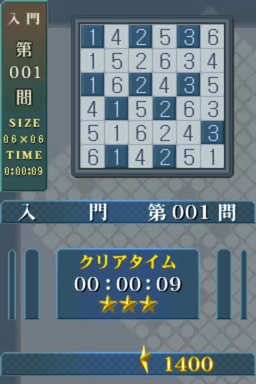
#> input picture 解谜系列Vol.10：数壹/validation/mode1_tutorial/l001_clear.png, 256 x 384 px; its folder holds 4 pictures in this run
$ python check_stars.py
#> lines starting #> are read from the running program, lines starting #| are printed output that depends on the picture; after the words box and inside, x2 and y2 are one past the last pixel; in counts of white or black regions, pixels touching at a corner belong together
#!/usr/bin/env python3
"""Vol.10 validation 星数复核。

用法：cd validation && python3 check_stars.py
逐张读 l<NNN>_clear.png 的星星数，与各难度满星标准比对。
判星用位置模式（不是数金色段），详见 README.md。
"""
import os, sys, glob
import numpy as np
from PIL import Image

FULL = {            # 难度目录 -> (满星数, 首关, 末关)
    'mode1_tutorial': (3, 1, 20),
    'mode2_easy':     (4, 1, 100),
    'mode3_medium':   (5, 1, 100),
    'mode4_hard':     (6, 1, 80),
}
Y0, Y1 = 292, 328          # 星星行带
GOLD = lambda a: (a[:, :, 0] > 170) & (a[:, :, 1] > 150) & (a[:, :, 1] < 235) & (a[:, :, 2] < 110)


def stars(path):
    a = np.asarray(Image.open(path).convert('RGB'), dtype=int)[Y0:Y1]
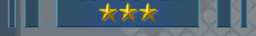
#> a: shape (36, 256, 3) int64; mean R, G, B 83.7, 103.5, 115.7
    m = GOLD(a)
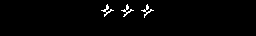
#> m: shape (36, 256) bool; 1.5% white in thin lines or dots, all inside (x1, y1, x2, y2) = (101, 4, 154, 18)
    col = m.sum(axis=0)
#> col = 256 values, max 8 at index 106, min 0 at index 0, mean 0.527
    on = col >= 1
    raw, prev, st = [], False, 0
    for k, v in enumerate(on):
        if v and not prev:
            st = k
        if prev and not v:
            raw.append([st, k - 1])
        prev = v
#> after the loop, raw = [[101, 113], [121, 133], [141, 153]]
    if prev:
        raw.append([st, len(on) - 1])
    # 合并间隙 <=4px 的相邻段：抗锯齿会把一颗星拆成两段
    segs = []
    for s, e in raw:
        if segs and s - segs[-1][1] - 1 <= 4:
            segs[-1][1] = e
        else:
            segs.append([s, e])
#> this loop made 3 passes
#> after the loop, segs = [[101, 113], [121, 133], [141, 153]]
    good = []
    for s, e in segs:
        w = e - s + 1
        ys, _ = np.where(m[:, s:e + 1])
        h = (ys.max() - ys.min() + 1) if len(ys) else 0
        if 10 <= w <= 17 and 11 <= h <= 17:
            good.append(s)
#> this loop made 3 passes
#> (s, e, h) on passes 1 to 3: (101, 113, 13), (121, 133, 13), (141, 153, 14)
#> after the loop, good = [101, 121, 141]
    good.sort()
    if not good:
        return 0
    chain = [good[0]]
#> chain = [101]
    for x in good[1:]:
        if 17 <= x - chain[-1] <= 24:
            chain.append(x)
        else:
            break
#> this loop made 2 passes
#> x on passes 1 to 2: 121, 141
#> after the loop, chain = [101, 121, 141]
    return len(chain)


def orange(path):
    a = np.asarray(Image.open(path).convert('RGB'), dtype=int)
    R, G, B = a[:, :, 0], a[:, :, 1], a[:, :, 2]
    return int(((R > 200) & (G > 90) & (G < 190) & (B < 110)).sum())


def main():
    base = os.path.dirname(os.path.abspath(__file__))
    total_bad = 0
    for d, (need, lo, hi) in FULL.items():
        pdir = os.path.join(base, d)
        files = sorted(glob.glob(os.path.join(pdir, 'l*_clear.png')))
        hist, bad, done_only = {}, [], []
        for f in files:
            n = int(os.path.basename(f)[1:4])
            s = stars(f)
#> s = 3
            hist[s] = hist.get(s, 0) + 1
            if s < need:
                # 完成图判定：橙色「完成!」大字像素量（实测 2650~2890）
                # 与结算页（实测 80~103）区分极明显；阈值 1500
                if need == 5 and orange(f) >= 1500:
                    done_only.append(n)      # 完成图，按规则允许
                else:
                    bad.append((n, s))
        print(f'{d}: {len(files)} 张 满星{need}★ 星数分布={dict(sorted(hist.items()))}')
#| mode1_tutorial: 3 张 满星3★ 星数分布={3: 3}
        if done_only:
            print(f'  完成图（无星结算，按规则允许）{len(done_only)} 张')
        if bad:
            total_bad += len(bad)
            print(f'  !! 异常 {len(bad)} 张: {bad[:12]}')
        # 连续性
        got = {int(os.path.basename(f)[1:4]) for f in files}
        miss = [n for n in range(lo, hi + 1) if n not in got]
        if miss:
            print(f'  缺号（{len(miss)}）: {miss[:15]}')
    print('\n结论:', '全部通过' if total_bad == 0 else f'{total_bad} 张异常')
    return 0 if total_bad == 0 else 1


if __name__ == '__main__':
    sys.exit(main())
#> (the program exits here)
